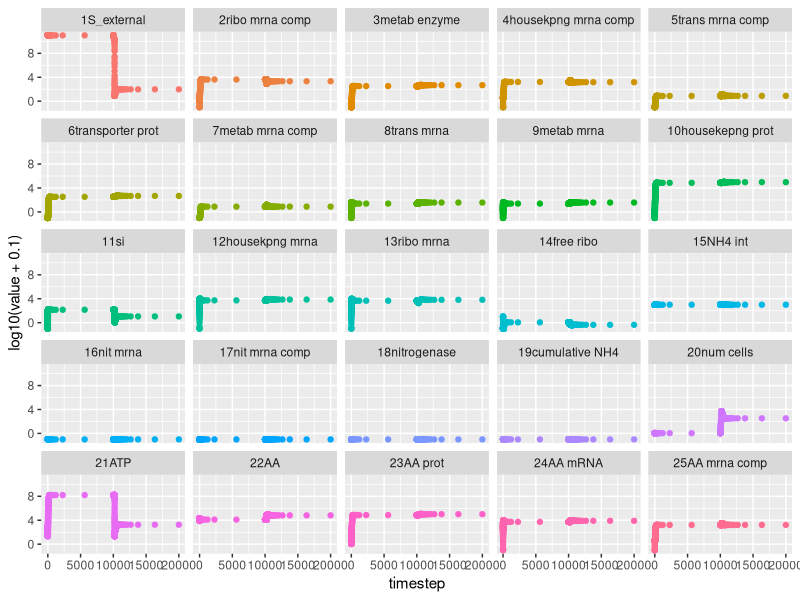
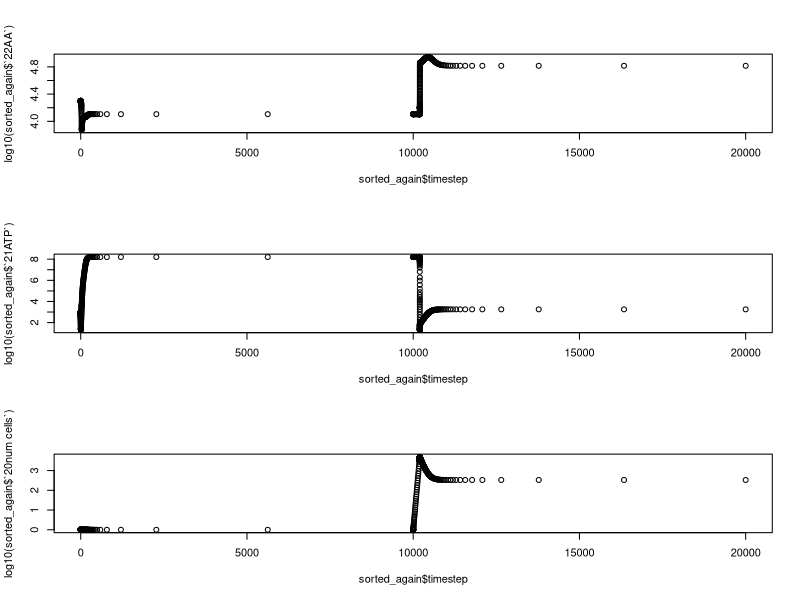

These charts were generated, in order, by the following R code: (Note: this script raises an error after producing the figures.)
# rm(list=ls())
# graphics.off()

library(ggplot2)
library(reshape2)
library(gridExtra)
library(cowplot)
library(R.utils)

#pick a few points rom green cloud and plot all odes manually. try to find param combinations where reasonable end points. 
#use thresholds. try to increase k_cat_AA as wel as increasing k_a to keep ratio roughly the same


# important_data <- read.csv("param-sweep5-results.csv")
# raw_data <- read.csv("../data/0.1/param-sweep-0.1-0.1-0.1-0.1-1000.0-0.1.csv")#oscillation
# raw_data <- read.csv("../data/param-sweep-10.0-10.0-10.0-10.0-10.0-10.0.csv")
raw_data<- read.csv("multilevel-output.csv")

# raw_data<- important_data[-1]
sorted_data= raw_data[,order(names(raw_data))]
colnames(sorted_data)<- substring(names(sorted_data),6)

sorted_again<-sorted_data[,c("tamp","1","2","3","4","5","6","7","8","9","10","11","12","13","14","15","16","17","18","19","20","21","22","23","24","25")]
colnames(sorted_again)= c("timestep","1S_external","2ribo mrna comp","3metab enzyme","4housekpng mrna comp","5trans mrna comp","6transporter prot","7metab mrna comp","8trans mrna","9metab mrna","10housekepng prot","11si","12housekpng mrna","13ribo mrna","14free ribo","15NH4 int","16nit mrna","17nit mrna comp","18nitrogenase","19cumulative NH4","20num cells","21ATP","22AA","23AA prot","24AA mRNA","25AA mrna comp")
short_data<- sorted_again[sorted_again$timestep <= 500,]

melted_data<- melt(sorted_again, id.var="timestep")
melted_short<- melt(short_data, id.var="timestep")

plt1 = ggplot(data = melted_data, aes(x = timestep, y = log10(value+0.1))) +theme(legend.position = "none")+geom_point(aes(color = variable))+ facet_wrap(~ variable, ncol = 5)
plt1

# important_data$un_ov<- 
# important_data$log_AA <- log(important_data$AminoAcid)+0.1
# important_data$log_atp <- log(important_data$ATP)+0.1
# plot(log10(sorted_again$`22AA`), log10(sorted_again$`21ATP`))#, col = sorted_again$timestep)
# plot(log10(important_data$AminoAcid), log10(important_data$ATP))
par(mfrow= c(3,1))
# times<- c(1,1000)
plot(log10(sorted_again$`22AA`), x = sorted_again$timestep)#, xlim = times, main = "params all 1.0")
plot(log10(sorted_again$`21ATP`),x = sorted_again$timestep)#, xlim = times)
plot(log10(sorted_again$`20num cells`),x = sorted_again$timestep)#, xlim = times)
# plot((sorted_again$`22AA`), (sorted_again$`21ATP`))

thresholded<- subset(important_data, important_data$AminoAcid >= 1 & important_data$ATP >= 1)
plot(log10(thresholded$AminoAcid), log10(thresholded$ATP), col = ceiling(log10(thresholded$k_a_NH4 +1)), main = "coloured by k_a_NH4")
legend(x = 7, y = 7, legend = c('0.1','10','1000'), pch = 1,col = unique(ceiling(log10(thresholded$k_a_NH4 +1))))

selected<- subset(important_data, log10(important_data$ATP)>6 & log10(important_data$AminoAcid)>5)
plot(log10(selected$AminoAcid), log10(selected$ATP))
max(selected$AminoAcid)

# under<- subset(important_data, important_data$AminoAcid < 1000 | important_data$ATP < 1000)
# plot(log(under$AminoAcid), log(under$ATP))
# 
# ordered<- thresholded[order(thresholded$AminoAcid,thresholded$ATP),]
# hist(log(ordered$k_ribo_a))
# 
# good_points<- subset(under, log10(under$ATP)>5.5)
# plot(log(good_points$AminoAcid), log(good_points$ATP))


moles<- 0.0015 #moles of ATP in an e coli
molecules<- moles * 6 *10^23

# selected<- subset(good_points, log(good_points$AminoAcid)> 5.24)
# plot(log(selected$AminoAcid), log(selected$ATP))

getmode(selected$k_ribo_a)
hist(log(selected$k_ribo_a))

getmode<- function(v){
  uniqv<- unique(v)
  uniqv[which.max(tabulate(match(v, uniqv)))]
  
}

# hists<- ggplot(under, aes(log(under$k_a_NH4) )) + geom_histogram(alpha = 0.2)
# hists

non_neg_data <- subset(important_data, important_data$AminoAcid >= 0 & important_data$ATP >= 0)
non_neg_data$log_AA<- log(non_neg_data$AminoAcid)
non_neg_data$log_ATP<- log(non_neg_data$ATP)
non_neg_data$product<- as.numeric(as.character(non_neg_data[,3]))* as.numeric(as.character(non_neg_data[,4]))* as.numeric(as.character(non_neg_data[,5]))* as.numeric(as.character(non_neg_data[,6]))* as.numeric(as.character(non_neg_data[,7]))* as.numeric(as.character(non_neg_data[,8]))* as.numeric(as.character(non_neg_data[,9]))
non_neg_data$product_col<- log(non_neg_data$product)
non_neg_data$product_col<- non_neg_data$product_col - min(non_neg_data$product_col)

# plt <- ggplot(data = non_neg_data, aes(x = k_ribo_AA_a, y = , colour = AminoAcid)) +geom_point() +facet_grid(rows = non_neg_data$k_ribo_a)
# plt
# plot(x = important_data$k_ribo_AA_a, y = important_data$k_ribo_a_AA, col = important_data$AminoAcid)
plot(x = non_neg_data$AminoAcid, y = non_neg_data$ATP)
plot(x = non_neg_data$log_AA, y = non_neg_data$log_ATP)#, col = non_neg_data$k_ribo_AA_a, main = "colored by k_a_NH4")
plot(x = non_neg_data$log_AA, y = non_neg_data$log_ATP, col = non_neg_data$k_cat_AA ,main = "colored by k_cat_AA")



df1<- subset(thresholded, thresholded$k_a_NH4== '0.1')
df2<- subset(thresholded, thresholded$k_a_NH4== '10')
df3<- subset(thresholded, thresholded$k_a_NH4== '1000')
plot(x = log10(df1$AminoAcid), y = log10(df1$ATP), main = "k_a_NH4 = 0.1")
plot(x = log10(df2$AminoAcid), y = log10(df2$ATP), main = "k_a_NH4 = 10")
plot(x = log10(df3$AminoAcid), y = log10(df3$ATP), main = "k_a_NH4 = 1000")


hist(x = log10(non_neg_data$k_cat_AA))
hist(x = non_neg_data$AminoAcid)

boxplot(non_neg_data$log_AA ~ non_neg_data$log_ATP)



# require(graphics); require(grDevices)
# x  <- as.matrix(mtcars)
# rc <- rainbow(nrow(x), start = 0, end = .3)
# cc <- rainbow(ncol(x), start = 0, end = .3)
# hv <- heatmap(x, col = cm.colors(256), scale = "column",
#               RowSideColors = rc, ColSideColors = cc, margins = c(5,10),
#               xlab = "specification variables", ylab =  "Car Models",
#               main = "heatmap(<Mtcars data>, ..., scale = \"column\")")
# utils::str(hv) # the two re-ordering index vectors
